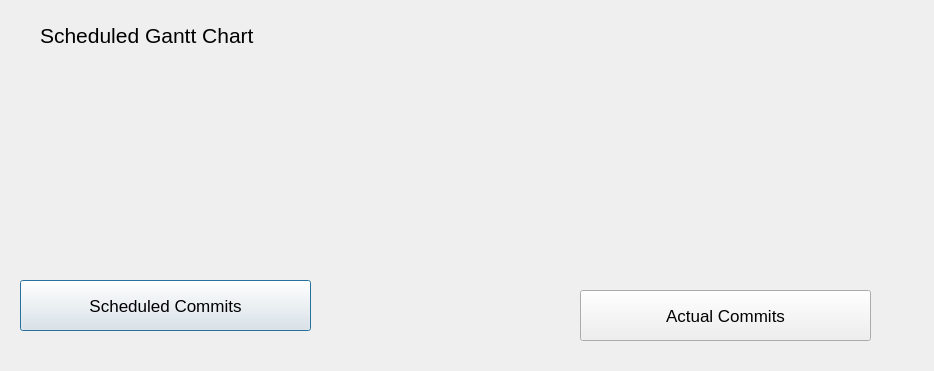
<?xml version="1.0" encoding="UTF-8"?>
<ui version="4.0">
 <class>Dialog</class>
 <widget class="QDialog" name="Dialog">
  <property name="geometry">
   <rect>
    <x>0</x>
    <y>0</y>
    <width>934</width>
    <height>371</height>
   </rect>
  </property>
  <property name="font">
   <font>
    <pointsize>13</pointsize>
   </font>
  </property>
  <property name="windowTitle">
   <string>Dialog</string>
  </property>
  <widget class="QLabel" name="chartPic">
   <property name="geometry">
    <rect>
     <x>20</x>
     <y>60</y>
     <width>881</width>
     <height>191</height>
    </rect>
   </property>
   <property name="text">
    <string/>
   </property>
   <property name="pixmap">
    <pixmap>Demo_Project_Gantt.png</pixmap>
   </property>
   <property name="scaledContents">
    <bool>true</bool>
   </property>
  </widget>
  <widget class="QPushButton" name="scheduledButton">
   <property name="geometry">
    <rect>
     <x>20</x>
     <y>280</y>
     <width>291</width>
     <height>51</height>
    </rect>
   </property>
   <property name="text">
    <string>Scheduled Commits</string>
   </property>
  </widget>
  <widget class="QPushButton" name="actualButton">
   <property name="geometry">
    <rect>
     <x>580</x>
     <y>290</y>
     <width>291</width>
     <height>51</height>
    </rect>
   </property>
   <property name="text">
    <string>Actual Commits</string>
   </property>
  </widget>
  <widget class="QLabel" name="titleLabel">
   <property name="geometry">
    <rect>
     <x>40</x>
     <y>20</y>
     <width>371</width>
     <height>31</height>
    </rect>
   </property>
   <property name="font">
    <font>
     <pointsize>16</pointsize>
    </font>
   </property>
   <property name="text">
    <string>Scheduled Gantt Chart</string>
   </property>
  </widget>
 </widget>
 <resources/>
 <connections/>
</ui>
